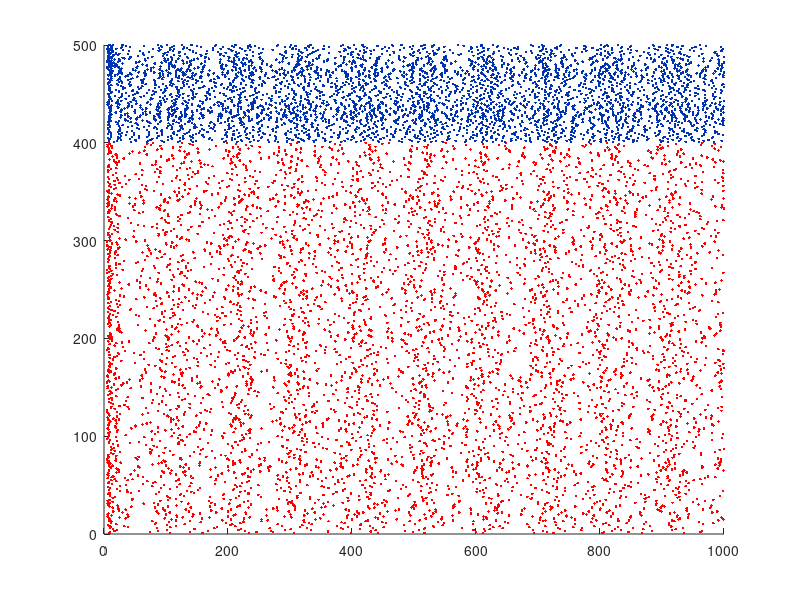

This chart was generated by the following MATLAB code:
clear all; close all; clc;
% Created by Michael Clayton 6th December 2018
% Tested on MATLAB R2014b

% A MATLAB implementation of 'Top-down control of cortical gamma-band communication
% via pulvinar induced phase shifts in the alpha rhythm [Quax, Jensen, & Tiesinga(2017;
% Computational Biology)

%% Model parameters

% Numbers of each neuron type
n_regularSpiking = 400;
n_fastSpiking = 75;
n_lowThreshSpiking = 25;
totalNeurons = n_regularSpiking + n_fastSpiking + n_lowThreshSpiking;

% Neuron parameters
params.regularSpiking.a = .02; % for Regular spiking neurons
params.regularSpiking.b = .2;
params.regularSpiking.c = -65;
params.regularSpiking.d = 8;
params.fastSpiking.a = .1; % for Fast spiking neurons
params.fastSpiking.b = .2;
params.fastSpiking.c = -65;
params.fastSpiking.d = 2;
params.lowThreshSpiking.a = .02; % for Low-threshold spiking neurons
params.lowThreshSpiking.b = .25;
params.lowThreshSpiking.c = -65;
params.lowThreshSpiking.d = 2;

% Connectivity parameters
connectivity.rs.rs = .0375; % from Regular spiking to...
connectivity.rs.fs = -.25;
connectivity.rs.lts = -.3;
connectivity.fs.rs = .125; % from Fast spiking to...
connectivity.fs.fs = -.15;
connectivity.fs.lts = -.1;
connectivity.lts.rs = .125; % from Low-threshold spiking to...
connectivity.lts.fs = -.1;
connectivity.lts.lts = 0;

% Noise parameters
noise.rs.mean = 4; % for Regular spiking neurons
noise.rs.std = 6;
noise.fs.mean = 5; % for Fast spiking neurons
noise.fs.std = 4;
noise.lts.mean = 4; % for Low-threshold spiking neurons
noise.lts.std = 4;


%% Create the network

% Create arrays of parameters for each neuron
A = vertcat(params.regularSpiking.a * ones(n_regularSpiking,1), ...
            params.fastSpiking.a * ones(n_fastSpiking,1), ...
            params.lowThreshSpiking.a * ones(n_lowThreshSpiking,1));
B = vertcat(params.regularSpiking.b * ones(n_regularSpiking,1), ...
            params.fastSpiking.b * ones(n_fastSpiking,1), ...
            params.lowThreshSpiking.b * ones(n_lowThreshSpiking,1));
C = vertcat(params.regularSpiking.c * ones(n_regularSpiking,1), ...
            params.fastSpiking.c * ones(n_fastSpiking,1), ...
            params.lowThreshSpiking.c * ones(n_lowThreshSpiking,1));
D = vertcat(params.regularSpiking.d * ones(n_regularSpiking,1), ...
            params.fastSpiking.d * ones(n_fastSpiking,1), ...
            params.lowThreshSpiking.d * ones(n_lowThreshSpiking,1));
        
% Create synaptic connections
synapses.rs.rs = connectivity.rs.rs * ones(n_regularSpiking, n_regularSpiking);
synapses.rs.fs = connectivity.rs.fs * ones(n_regularSpiking, n_fastSpiking);
synapses.rs.lts = connectivity.rs.lts * ones(n_regularSpiking, n_lowThreshSpiking);
synapses.fs.rs = connectivity.fs.rs * ones(n_fastSpiking, n_regularSpiking);
synapses.fs.fs = connectivity.fs.fs * ones(n_fastSpiking, n_fastSpiking);
synapses.fs.lts = connectivity.fs.lts * ones(n_fastSpiking, n_lowThreshSpiking);
synapses.lts.rs = connectivity.lts.rs * ones(n_lowThreshSpiking, n_regularSpiking);
synapses.lts.fs = connectivity.lts.fs * ones(n_lowThreshSpiking, n_fastSpiking);
synapses.lts.lts = connectivity.lts.lts * ones(n_lowThreshSpiking, n_lowThreshSpiking);
allSynapses = vertcat(horzcat(synapses.rs.rs, synapses.rs.fs, synapses.rs.lts), ...
                      horzcat(synapses.fs.rs, synapses.fs.fs, synapses.fs.lts), ...
                      horzcat(synapses.lts.rs, synapses.lts.fs, synapses.lts.lts));
                  
% Set, for all neurons, initial value of V to -65 (membrane potential of the simulated neuron)
v = -65*ones(totalNeurons,1);

% Set 'u' values as initial 'v' values, multipled by 'b' (sensitivity to 'u')
u = B.*v; % Initial values of u


%% Simulation
simulationLength = 1000; % simulation of 1000 ms
v_timeseries = zeros(totalNeurons, simulationLength);
u_timeseries = zeros(totalNeurons, simulationLength);
sinusoid_timeseries = zeros(simulationLength,1);
firings = []; % spike timings
timeStep = 1;
timePoint = 1;
for t = 1:timeStep:simulationLength
  
  % Find which neurons have fired (i.e. v>30)
  fired = find(v >= 30);    % indices of spikes
  firings = [firings; t+0*fired,fired]; % Concatenate time and which neuron has fired to 'firings'
  
  % Track v and u
  v_timeseries(:,timePoint) = v;
  u_timeseries(:,timePoint) = u;
  
  % Fulfil reset conditions
  v(fired) = C(fired);
  u(fired) = u(fired) + D(fired);
  
  % Get current synaptic currents (besides the synaptic input, each neuron receives a noisy thalamic input)
  I = vertcat(noise.rs.std .* randn(n_regularSpiking,1) + noise.rs.mean, ...
            noise.fs.std .* randn(n_fastSpiking,1) + noise.fs.mean, ...
            noise.lts.std .* randn(n_lowThreshSpiking,1) + noise.lts.mean);
  I = I + sum(allSynapses(:,fired),2); % Add synaptic weights from neurons that have fired
  alphaWave = sin(t/15.9); % Approximates alpha rhythm
  I = I + alphaWave;
  sinusoid_timeseries(timePoint) = alphaWave;
  
  % Determine current membrane voltage ('v')
  izhikevichEquationForV = (0.04*v.^2) +(5*v) + (140) -(u) +(I);
  update = timeStep * izhikevichEquationForV;
  v = v + update; % Update 'v' 
  
  % Determine current slow recovery status ('u')
  izhikevichEquationForU = A .* ((B.*v) - u);
  u = u + izhikevichEquationForU;
  
  timePoint = timePoint + 1;

end;

%% Plot results

% plot(sinusoid_timeseries)

% Plot graph showing all spikes during simulation window
figure(1); hold on;
excitatorySpikes = find(firings(:,2)<=n_regularSpiking);
inhibitorySpikes = find(firings(:,2)>n_regularSpiking);
plot(firings(excitatorySpikes,1), firings(excitatorySpikes,2), '.', 'Color', 'r');
plot(firings(inhibitorySpikes,1), firings(inhibitorySpikes,2), '.', 'Color', [0 .2 .7]);









%% Reverse connectivity matrices
% connectivity.rs.rs = .0375; % from Regular spiking to...
% connectivity.rs.fs = .125;
% connectivity.rs.lts = .125;
% connectivity.fs.rs = -.25; % from Fast spiking to...
% connectivity.fs.fs = -.15;
% connectivity.fs.lts = -.1;
% connectivity.lts.rs = -.3; % from Low-threshold spiking to...
% connectivity.lts.fs = -.1;
% connectivity.lts.lts = 0;

% %%
%    %% Time specifications:
%    Fs = 1000;                   % samples per second
%    dt = 1/Fs;                   % seconds per sample
%    StopTime = 1;             % seconds
%    t = (0:dt:StopTime-dt)';     % seconds
%    
%    %% Sine wave:
%    Fc = 10;                     % hertz
%    x = sin(2*pi*Fc*t);
%    
%    % Plot the signal versus time:
%    figure;
%    plot(t,x);
%    xlabel('time (in seconds)');
%    title('Signal versus Time');
%    zoom xon;

